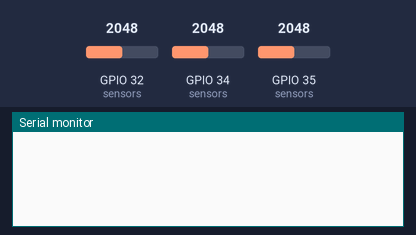
This sketch was run on a simulated ESP32. Shown: the last lines printed to the serial monitor. The inputs (shaded band) are chosen by the test bench; at power-on: GPIO 32 (sensors) = 2048, GPIO 34 (sensors) = 2048, GPIO 35 (sensors) = 2048 (analog values on the 0–4095 scale).

Above: at 1.5 s.
1.6 s: GPIO 32 (sensors) set to 0
At 2.1 s:
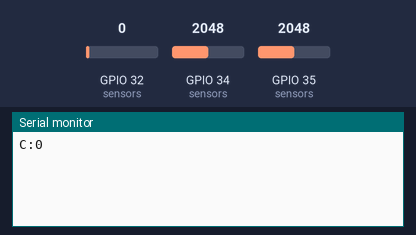
3.1 s: GPIO 34 (sensors) set to 0
At 4.3 s:
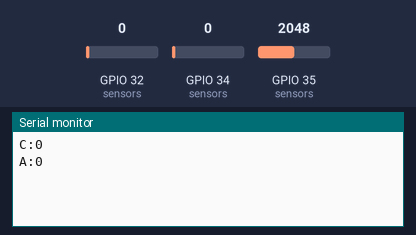
4.6 s: GPIO 35 (sensors) set to 0
At 5.6 s:
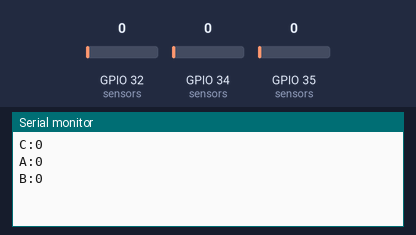

Measured:
- after the input at 1.6 s, the serial monitor: prints a new line at once (image 1)
- after the input at 3.1 s, the serial monitor: prints a new line at once (image 2)
- after the input at 4.6 s, the serial monitor: prints a new line at once (image 3)

The sketch:

runeweave_esp32.ino
```cpp
// ============================================================================
// RUNEWEAVE - ESP32-WROOM Active-Low Analog IR Sensor Controller (USB Serial @ 115200)
// Sensors read HIGH (2000+) at idle, and drop LOW (<200) when a hand is near.
// Sends "A:val", "B:val", "C:val" so Godot triggers gameplay AND logs the ADC value.
// ============================================================================

#include <Arduino.h>

// Set to true to see live numbers in Arduino Serial Monitor for tuning.
// MUST be false when running the game so the serial port isn't blocked!
const bool DEBUG_RAW_VALUES = false;

struct SensorChannel {
  int pin;
  const char* code;
  int triggerBelow;            // Hand detected: reading drops BELOW this number
  int releaseAbove;            // Re-arm: reading must rise ABOVE this number (hand moved away)
  unsigned long releaseHoldMs; // Must stay above releaseAbove for this long (stops double actuations)
  unsigned long cooldownMs;    // Minimum ms between triggers on this same sensor
  bool triggered;
  unsigned long lastTriggerMs;
  unsigned long releaseStartMs;
};

// --- INDIVIDUAL CONFIGURATION FOR EACH SENSOR ---
// You can adjust each sensor independently based on how it behaves:
SensorChannel sensors[3] = {
  // Pin, Code, TriggerBelow, ReleaseAbove, ReleaseHoldMs, CooldownMs, triggered, lastTriggerMs, releaseStartMs
  { 34,   "A",  200,          1000,         40,            100,        false,     0,             0 }, // Left   (Target A)
  { 35,   "B",  200,          1000,         40,            100,        false,     0,             0 }, // Center (Target B)
  { 32,   "C",  200,          1000,         40,            100,        false,     0,             0 }  // Right  (Target C)
};

// Reads 4 samples and averages them to filter electrical ADC noise
int readSmoothed(int pin) {
  long sum = 0;
  for (int i = 0; i < 4; i++) {
    sum += analogRead(pin);
  }
  return (int)(sum / 4);
}

void setup() {
  Serial.begin(115200);
  analogReadResolution(12); // ESP32 ADC: 0 .. 4095

  pinMode(sensors[0].pin, INPUT);
  pinMode(sensors[1].pin, INPUT);
  pinMode(sensors[2].pin, INPUT);

  delay(300);
}

void loop() {
  unsigned long now = millis();

  if (DEBUG_RAW_VALUES) {
    Serial.printf("L:%4d | C:%4d | R:%4d\n",
      readSmoothed(sensors[0].pin),
      readSmoothed(sensors[1].pin),
      readSmoothed(sensors[2].pin));
    delay(100);
    return;
  }

  for (int i = 0; i < 3; i++) {
    int val = readSmoothed(sensors[i].pin);

    if (!sensors[i].triggered) {
      // Trigger: reading dropped below this sensor's threshold
      if (val < sensors[i].triggerBelow && (now - sensors[i].lastTriggerMs >= sensors[i].cooldownMs)) {
        sensors[i].triggered = true;
        sensors[i].lastTriggerMs = now;
        sensors[i].releaseStartMs = 0;
        // Sends e.g. "A:145" - Godot plays Target A and records 145 in sensor_telemetry.csv!
        Serial.printf("%s:%d\n", sensors[i].code, val);
      }
    } else {
      // Re-arm: reading must stay continuously above releaseAbove for releaseHoldMs
      if (val > sensors[i].releaseAbove) {
        if (sensors[i].releaseStartMs == 0) {
          sensors[i].releaseStartMs = now;
        }
        if (now - sensors[i].releaseStartMs >= sensors[i].releaseHoldMs) {
          sensors[i].triggered = false;
          sensors[i].releaseStartMs = 0;
        }
      } else {
        // Bounced back down, reset the hold timer to prevent double-firing
        sensors[i].releaseStartMs = 0;
      }
    }
  }

  delay(2); // ~500 Hz polling loop (< 2 ms latency)
}
```
